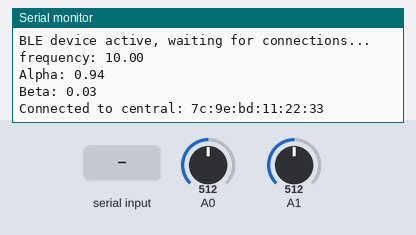
Recording of a sketch running on a simulated Arduino Nano 33 IoT. Shown: the last lines printed to the serial monitor. The test bench sets the inputs (shaded band); at power-on: A0 = 512, A1 = 512 (analog values on the 0–1023 scale). Nothing arrives over Bluetooth unless stated; a phone connects over Bluetooth LE 3 s after start.

Above: at 3.8 s.
3.9 s: "F90\n" received over Serial
At 4.7 s:
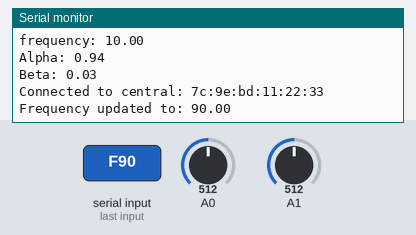
5.4 s: "F,45\n" received over Serial
At 6.1 s:
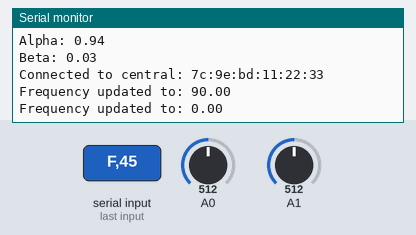

The sketch:

HVR_code_BLE_V1.ino
```cpp
#include <ArduinoBLE.h>

// BLE Service and Characteristic
BLEService sensorService("180D"); // Custom service UUID
BLECharacteristic sensorDataCharacteristic("2A37", BLERead | BLENotify, 64); // Custom characteristic UUID with larger payload

// Variables
float xn1 = 0;
float yn1 = 0;
float xn2 = 0;
float yn2 = 0;
float xna1 = 0;
float xna2 = 0;
float Time = 0;
float alpha = 0;
float beta = 0;
float f = 10; // Default frequency

void setup() {
  Serial.begin(115200); // Keep serial for debugging

  // NANO 33 BLE SPECIFIC: Set ADC resolution to 12-bit (0-4095) for better precision
  analogReadResolution(12);

  // Initialize BLE
  if (!BLE.begin()) {
    Serial.println("Starting BLE failed!");
    while (1);
  }

  // Set advertised local name and service UUID
  BLE.setLocalName("HooverTron");
  BLE.setAdvertisedService(sensorService);

  // Add the characteristic to the service
  sensorService.addCharacteristic(sensorDataCharacteristic);

  // Add service
  BLE.addService(sensorService);

  // Start advertising
  BLE.advertise();

  Serial.println("BLE device active, waiting for connections...");

  float temp = 2 * 3.14 * 0.001 * f;
  alpha = (2 - temp) / (temp + 2);
  beta = temp / (temp + 2);

  Serial.print("frequency: ");
  Serial.println(f);
  Serial.print("Alpha: ");
  Serial.println(alpha);
  Serial.print("Beta: ");
  Serial.println(beta);
}

void loop() {
  // Listen for BLE peripherals to connect
  BLEDevice central = BLE.central();

  // If a central is connected to peripheral
  if (central) {
    Serial.print("Connected to central: ");
    Serial.println(central.address());

    // While the central is still connected
    while (central.connected()) {
      // Check if there's incoming data for frequency adjustment
      if (Serial.available()) {
        String command = Serial.readStringUntil('\n');
        if (command.startsWith("F")) {
          f = command.substring(1).toFloat();
          float temp = 2 * 3.14 * 0.001 * f;
          alpha = (2 - temp) / (temp + 2);
          beta = temp / (temp + 2);
          Serial.print("Frequency updated to: ");
          Serial.println(f);

          // Send confirmation via BLE
          String confirmMsg = "Frequency updated to: " + String(f);
          sensorDataCharacteristic.writeValue(confirmMsg.c_str());
        }
      }

      Time = millis();

      // Read pin A0
      int analogValue1 = analogRead(A0);

      // CONVERSION: The Nano 33 BLE is 12-bit (0-4095).
      float xnb1 = (analogValue1 * 5.0 / 4095.0);

      // Read pin A1
      int analogValue2 = analogRead(A1);
      float xnb2 = (analogValue2 * 5.0 / 4095.0);

      // Change voltage to force signal 1 and sensor 2
      xna1 = 0.8259 * exp(0.8623 * xnb1) + 0.00009463 * exp(3.163 * xnb1) - 0.825;
      xna2 = 0.8259 * exp(0.8623 * xnb2) + 0.00009463 * exp(3.163 * xnb2) - 0.825;

      // Compute the first filtered signal
      float yna1 = alpha * yn1 + beta * xna1 + beta * xn1;

      // Compute the second filtered signal
      float yna2 = alpha * yn2 + beta * xna2 + beta * xn2;

      // Store the previous values
      xn1 = xna1;
      yn1 = yna1;

      xn2 = xna2;
      yn2 = yna2;

      // Format data as comma-separated string (same format as serial)
      String dataString = String(Time) + "," +
                          String(xna1, 4) + "," +
                          String(xna2, 4) + "," +
                          String(yna1, 4);

      // Send data via BLE
      sensorDataCharacteristic.writeValue(dataString.c_str());

      delay(10);
    }

    Serial.print("Disconnected from central: ");
    Serial.println(central.address());
  }
}
```

Measured:
- after the input at 3.9 s, the serial monitor: prints a new line at once (image 1)
- after the input at 5.4 s, the serial monitor: prints a new line at once (image 2)
